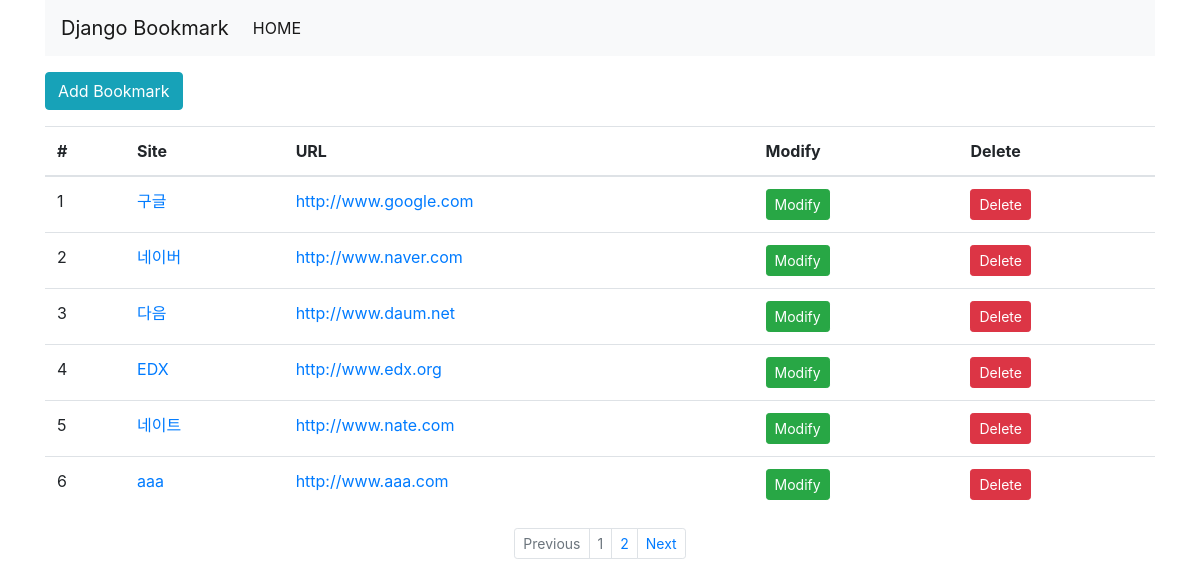
Screenshot of /bookmark/ with the database file from the repository.
### bookmark/models.py (models this page shows, shortened)
class Bookmark(models.Model):
    site_name = models.CharField(max_length=100)
    url = models.URLField('Site URL')

### bookmark/views.py (the view)
# urls.py: path('', BookmarkListView.as_view(), name='list'),
class BookmarkListView(ListView):
    model = Bookmark
    paginate_by = 6

### bookmark/templates/bookmark/bookmark_list.html (shortened to what this page needs)
<!DOCTYPE html>
<html lang="en">
<head>
</head>
<body>
    {% extends 'base.html' %}
    {% block content %}
    <div class="btn-group">
        <a href="{% url 'add' %}" class="btn btn-info">Add Bookmark</a>
    </div>
    <table class="table">
        <thread>
            <tr>
                <th scope="col">#</th>
                <th scope="col">Site</th>
                <th scope="col">URL</th>
                <th scope="col">Modify</th>
                <th scope="col">Delete</th>
            </tr>
        </thread>
        <tbody>
            {% for bookmark in object_list %}
                <tr>
                    <td>{{forloop.counter}}</td>
                    <td><a href="{% url 'detail' pk=bookmark.id %}">{{bookmark.site_name}}</a></td>
                    <td><a href="{{bookmark.url}}" target="_blank">{{bookmark.url}}</a></td>
                    <td><a href="{% url 'update' pk=bookmark.id %}" class="btn btn-success btn-sm">Modify</a></td>
                    <td><a href="{% url 'delete' pk=bookmark.id %}" class="btn btn-danger btn-sm">Delete</a></td>
                </tr>
            {% endfor %}
        </tbody>
    </table>
    {% endblock %}
    {% block pagination %}
        {% if is_paginated %}
            <ul class="pagination justify-content-center pagination-sm">
                {% if page_obj.has_previous %}
                    <li class="page-item">
                        <a class="page-link" href="{% url 'list' %}?page={{ page_obj.previous_page_number }}" tabindex="-1">Previous</a>
                    </li>
                {% else %}
                <li class="page-item disabled">
                    <a class="page-link" href="#" tabindex="-1">Previous</a>
                </li>
                {% endif %}
                {% for object in page_obj.paginator.page_range %}
                    <li class="page-item {% if page_obj.number == forloop.counter %} disabled{% endif %}">
                        <a class="page-link" href="{{ request.path }}?page={{ forloop.counter }}">{{ forloop.counter }}</a>
                    </li>
                {% endfor %}
                {% if page_obj.has_next %}
                    <li class="page-item">
                        <a class="page-link" href="{% url 'list' %}?page={{ page_obj.next_page_number }}">Next</a>
                    </li>
                {% else %}
                <li class="page-item disabled">
                    <a class="page-link" href="#">Next</a>
                </li>
                {% endif %}
            </ul>
        {% endif %}
    {% endblock %}

### bookmark/templates/base.html (shortened to what this page needs)
<!DOCTYPE html>
<html lang="en">
<head>
    <link rel="stylesheet" href="https://stackpath.bootstrapcdn.com/bootstrap/4.4.1/css/bootstrap.min.css">
    {% load static %}
    <link rel="stylesheet" href="{% static 'style.css' %}">
</head>
<body>
            <div class="container">
                <nav class="navbar navbar-expand-lg navbar-light bg-light">
                    <a class="navbar-brand" href="#">Django Bookmark</a>
                    <div class="collapse navbar-collapse" id="navbarSupportedContent">
                        <ul class="navbar-nav mr-auto">
                            <li class="nav-item active">
                                <a class="nav-link" href="#">HOME <span class="sr-only">(current)</span></a>
                            </li>
                        </ul>
                    </div>
                </nav>
                <div class="row">
                    <div class="col">
                        {% block content %}
                        {% endblock %}
                        {% block pagination %}
                        {% endblock %}
                    </div>
                </div>
            </div>
</body>
</html>

### static/style.css (style rules this page uses)
body { width:100%; }

### rows the page displays
Bookmark: site_name "구글", url "http://www.google.com"
Bookmark: site_name "네이버", url "http://www.naver.com"
Bookmark: site_name "다음", url "http://www.daum.net"
Bookmark: site_name "EDX", url "http://www.edx.org"
Bookmark: site_name "네이트", url "http://www.nate.com"
Bookmark: site_name "aaa", url "http://www.aaa.com"
